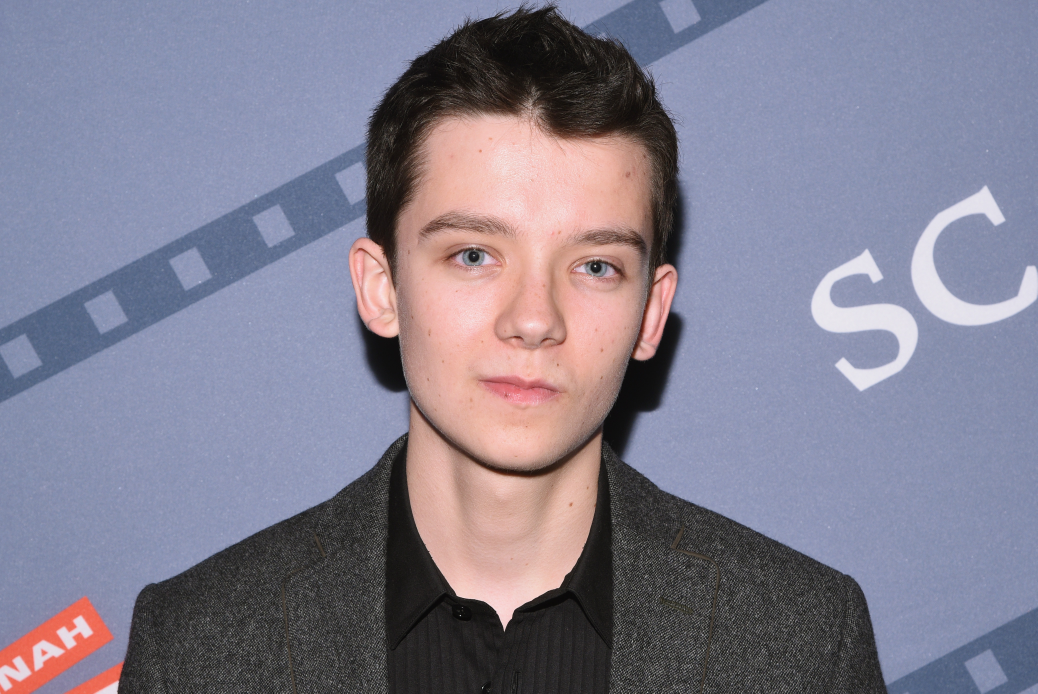
#> input picture test.jpg, 4150 x 2775 px, given in place of the camera (shown at 1/4 size)
$ python WebcamROI.py
#> lines starting #> are read from the running program, lines starting #| are printed output that depends on the picture; after the words box and inside, x2 and y2 are one past the last pixel; in counts of white or black regions, pixels touching at a corner belong together
import numpy as np
import cv2
import imutils
import time

# multiple cascades: https://github.com/Itseez/opencv/tree/master/data/haarcascades

#https://github.com/Itseez/opencv/blob/master/data/haarcascades/haarcascade_frontalface_default.xml
face_cascade = cv2.CascadeClassifier('haarcascade_frontalface_default.xml')
#https://github.com/Itseez/opencv/blob/master/data/haarcascades/haarcascade_eye.xml
eye_cascade = cv2.CascadeClassifier('haarcascade_eye.xml')

cap = cv2.VideoCapture(0)
SEND_BOX = []

while 1:
    ret, raw = cap.read()
#> raw is the input picture: shape (2775, 4150, 3); mean B, G, R 144.3, 127, 130.5
    raw = imutils.resize(raw, width = 500)
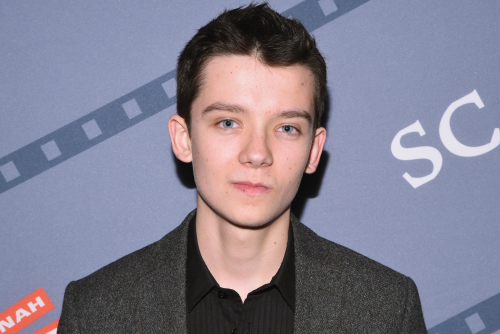
#> raw: shape (334, 500, 3); mean B, G, R 144.3, 127, 130.5

    ######################
    ####SEND
    ######################
    if SEND_BOX != []:
        [top, bot, lft, rgt] = list.copy(SEND_BOX)
        send = raw[top:bot, lft:rgt]
        top_offset = top
        lft_offset = lft
    else:
        send = raw.copy()
        top_offset = 0
        lft_offset = 0

    ######################
    ####CALC
    ######################
    img = send.copy()

    gray = cv2.cvtColor(img, cv2.COLOR_BGR2GRAY)
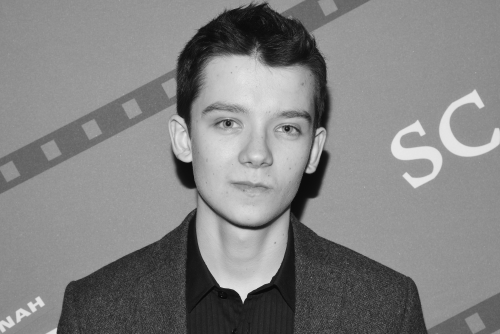
#> gray: shape (334, 500); min 8, max 233, mean 130
    faces = face_cascade.detectMultiScale(gray, 1.3, 5)
#> faces = [[182, 67, 152, 152], [187, 178, 116, 116]]
    index = 0
    currmax = 0
    i = 0

    START = time.time()

    for i in range (0, len(faces)):
        (x,y,w,h) = faces[i]
        temp = w*h
        if w+h > currmax:
            currmax = w*h
            index = i
#> this loop made 2 passes
#> (x, y, w, h, temp, currmax, index) on pass 1: (182, 67, 152, 152, 23104, 23104, 0)
#> (x, y, w, h, temp) on pass 2: (187, 178, 116, 116, 13456)
#> after the loop, currmax = 23104; index = 0

    if len(faces) != 0:
        (x,y,w,h) = faces[index]
#> x = 182; y = 67; w = 152; h = 152
        cv2.rectangle(img,(x,y),(x+w,y+h),(255,0,0),2)
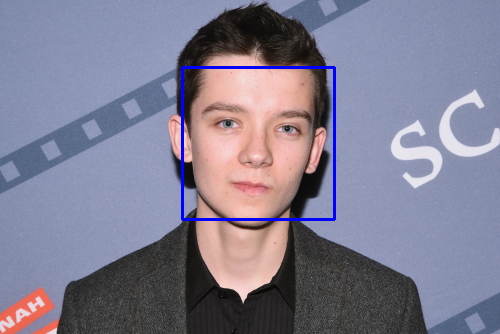
#> img: shape (334, 500, 3); 1.09% of pixels changed, all inside (x1, y1, x2, y2) = (181, 66, 336, 221)

        #LATER
        #1. Display face on a white background, with SEND_BOX displayed yellow
        #2. Track history, average total movement of last five
        #       If overall moved left, extend left

        #PREDICTING BOX, bigger than face detect
        SEND_BOX = [top_offset+y - 20, top_offset+y+h + 20,
                    lft_offset+x - 20, lft_offset+x+w + 20]
#> SEND_BOX = [47, 239, 162, 354]

        height, width, channels = raw.shape
#> height = 334; width = 500; channels = 3
        send_height, send_width, send_channels = send.shape
#> send_height = 334; send_width = 500; send_channels = 3
        blank_image = np.zeros((height,width,3), np.uint8)
        blank_image[top_offset:top_offset+send_height,
                    lft_offset:lft_offset+send_width] = img
        cv2.rectangle(blank_image,(SEND_BOX[2],SEND_BOX[0]),
                      (SEND_BOX[3],SEND_BOX[1]),(0,255,255),2)
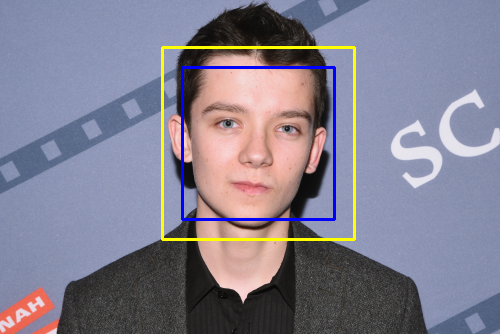
#> blank_image: shape (334, 500, 3); 1.38% of pixels changed, all inside (x1, y1, x2, y2) = (161, 46, 356, 241)
        img=blank_image

    else:
        #NO FACE, SEND WHOLE IMAGE
        send_height, send_width, send_channels = send.shape
        cv2.rectangle(img,(0,0),
                      (send_width,send_height),(0,255,255),2)
        SEND_BOX = []

    END = time.time()
    seconds = END - START
    print("Time taken : {0} seconds".format(seconds))

    ######################
    ####DISPLAY
    ######################
    cv2.imshow('Raw',raw)

    try:
        cv2.imshow('Send',send)
    except:
        print("could not send")
        continue

    try:
        cv2.imshow('Calc',img)
    except:
        print("could not calc")
        continue

    k = cv2.waitKey(30) & 0xff
#> (key Esc is pressed here)
    if k == 27:
        break

cap.release()
cv2.destroyAllWindows()
